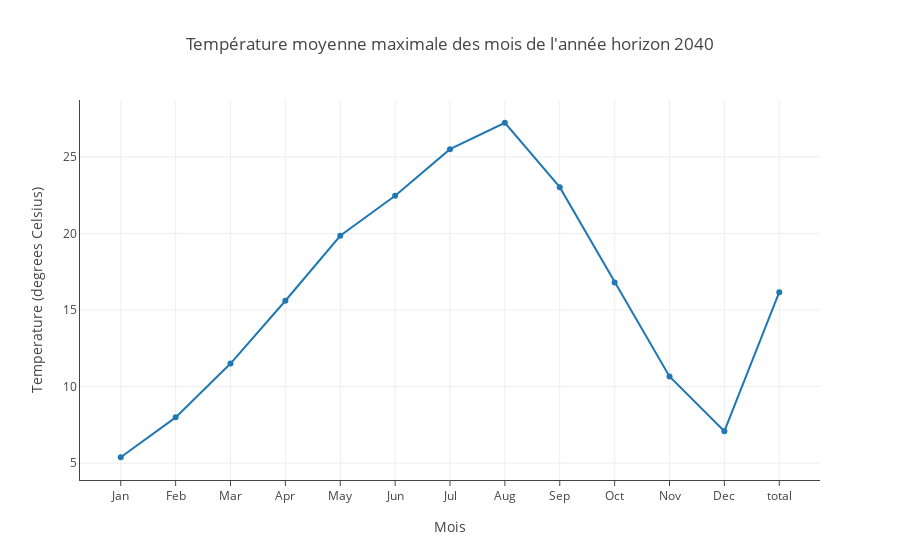

Notebook source saved alongside this figure:
### Code cell
trace0 = go.Scatter(
    x = months[:],
    y = moyAreaInterval[:],
    name ='Avril 2040'
)

data = [trace0]

layout = dict (
           title = "Température moyenne maximale des mois de l'année horizon 2040",
           xaxis = dict(
                 title = 'Mois',
                 showline=True,
                 showticklabels=True,
                 ticklen=5
             ),
             yaxis = dict(
                 title = 'Temperature (degrees Celsius)',
                 showline=True,
                 showticklabels=True
             ),         
)


fig = dict(data=data, layout=layout)

plotly.offline.iplot(fig, filename='basic-line')

### Figure 1 — Plotly figure (JSON) as saved in the notebook; plotly's stock layout.template omitted (floating-point values rounded to 4 significant figures)
{"data": [{"name": "Avril 2040", "type": "scatter", "uid": "0cd39fcc-b095-4da4-a12b-d51e75982062", "x": ["Jan", "Feb", "Mar", "Apr", "May", "Jun", "Jul", "Aug", "Sep", "Oct", "Nov", "Dec", "total"], "y": [5.388, 7.992, 11.5, 15.6, 19.84, 22.46, 25.5, 27.22, 23.02, 16.8, 10.66, 7.09, 16.16]}], "layout": {"autosize": true, "title": {"text": "Température moyenne maximale des mois de l'année horizon 2040"}, "xaxis": {"autorange": true, "range": [-0.721, 12.72], "showline": true, "showticklabels": true, "ticklen": 5, "title": {"text": "Mois"}, "type": "category"}, "yaxis": {"autorange": true, "range": [3.586, 29.03], "showline": true, "showticklabels": true, "title": {"text": "Temperature (degrees Celsius)"}, "type": "linear"}}}
